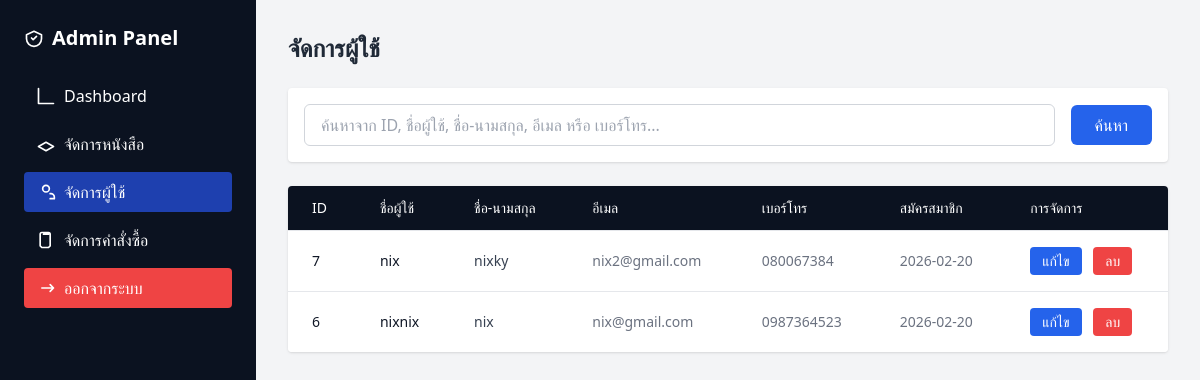
The page /admin/users.php (signed in) on the database its author committed.
### tables this page shows
CREATE TABLE `users` (
  `id` int(11) NOT NULL,
  `username` varchar(50) NOT NULL,
  `email` varchar(100) NOT NULL,
  `password` varchar(255) NOT NULL,
  `full_name` varchar(100) DEFAULT NULL,
  `phone` varchar(20) DEFAULT NULL,
  `address` text DEFAULT NULL,
  `role` enum('user','admin') DEFAULT 'user',
  `created_at` timestamp NOT NULL DEFAULT current_timestamp()
);

### admin/users.php (the view, shortened to what this page needs)
<?php
include '../config.php';
$search = isset($_GET['search']) ? mysqli_real_escape_string($conn, $_GET['search']) : '';
$limit = 10;
$page = isset($_GET['page']) && is_numeric($_GET['page']) ? (int)$_GET['page'] : 1;
$offset = ($page - 1) * $limit;
$where_sql = "WHERE role='user'";
$query = "SELECT * FROM users $where_sql ORDER BY created_at DESC LIMIT $limit OFFSET $offset";
$result = mysqli_query($conn, $query);
?>
<!DOCTYPE html>
<html>
<head>
    <script src="https://cdn.tailwindcss.com"></script>
</head>
<body class="bg-gray-100 font-sans">
    <div class="flex">
        <aside class="w-64 h-screen bg-blue-700 text-white p-6 fixed">
            <h2 class="text-xl font-semibold mb-6 flex items-center space-x-2">
                <svg xmlns="http://www.w3.org/2000/svg" class="h-5 w-5" fill="none" viewBox="0 0 24 24" stroke="currentColor">
                  <path stroke-linecap="round" stroke-linejoin="round" stroke-width="2" d="M9 12l2 2 4-4M12 22C7.029 22 3 17.97 3 13V8l9-4 9 4v5c0 4.97-4.029 9-9 9z" />
                </svg>
                <span>Admin Panel</span>
            </h2>
            <nav class="space-y-2">
                <a href="index.php" class="block px-3 py-2 rounded hover:bg-blue-800 flex items-center space-x-2">
                    <svg xmlns="http://www.w3.org/2000/svg" class="h-5 w-5" fill="none" viewBox="0 0 24 24" stroke="currentColor">
                      <path stroke-linecap="round" stroke-linejoin="round" stroke-width="2" d="M3 3v18h18" />
                    </svg><span>Dashboard</span>
                </a>
                <a href="products.php" class="block px-3 py-2 rounded hover:bg-blue-800 flex items-center space-x-2">
                    <svg xmlns="http://www.w3.org/2000/svg" class="h-5 w-5" fill="none" viewBox="0 0 24 24" stroke="currentColor">
                      <path stroke-linecap="round" stroke-linejoin="round" stroke-width="2" d="M12 20l9-5-9-5-9 5 9 5z" />
                    </svg><span>จัดการหนังสือ</span>
                </a>
                <a href="users.php" class="block px-3 py-2 rounded hover:bg-blue-800 flex items-center space-x-2 bg-blue-800">
                    <svg xmlns="http://www.w3.org/2000/svg" class="h-5 w-5" fill="none" viewBox="0 0 24 24" stroke="currentColor">
                      <path stroke-linecap="round" stroke-linejoin="round" stroke-width="2" d="M17 20h5v-2a4 4 0 00-5-4M12 12a4 4 0 100-8 4 4 0 000 8z" />
                    </svg><span>จัดการผู้ใช้</span>
                </a>
                <a href="orders.php" class="block px-3 py-2 rounded hover:bg-blue-800 flex items-center space-x-2">
                    <svg xmlns="http://www.w3.org/2000/svg" class="h-5 w-5" fill="none" viewBox="0 0 24 24" stroke="currentColor">
                      <path stroke-linecap="round" stroke-linejoin="round" stroke-width="2" d="M9 5h6M9 3h6a2 2 0 012 2v14l-2 2H7l-2-2V5a2 2 0 012-2z" />
                    </svg><span>จัดการคำสั่งซื้อ</span>
                </a>
                <a href="../logout.php" class="inline-block mt-6 bg-red-600 px-3 py-2 rounded flex items-center space-x-2">
                    <svg xmlns="http://www.w3.org/2000/svg" class="h-5 w-5" fill="none" viewBox="0 0 24 24" stroke="currentColor">
                      <path stroke-linecap="round" stroke-linejoin="round" stroke-width="2" d="M17 16l4-4m0 0l-4-4m4 4H7" />
                    </svg><span>ออกจากระบบ</span>
                </a>
            </nav>
        </aside>
        <main class="ml-64 w-full p-8">
            <header class="mb-6">
                <h1 class="text-2xl font-semibold text-gray-800">จัดการผู้ใช้</h1>
            </header>
            <div class="bg-white p-4 rounded shadow mb-6">
                <form method="GET" action="users.php" class="flex flex-col md:flex-row gap-4 items-center">
                    <div class="flex-1 w-full">
                        <input type="text" name="search" value="<?php echo htmlspecialchars($search); ?>" placeholder="ค้นหาจาก ID, ชื่อผู้ใช้, ชื่อ-นามสกุล, อีเมล หรือ เบอร์โทร..." class="w-full border border-gray-300 rounded-md px-4 py-2 focus:outline-none focus:ring-2 focus:ring-blue-500">
                    </div>
                    <div class="flex gap-2 w-full md:w-auto">
                        <button type="submit" class="bg-blue-600 text-white px-6 py-2 rounded-md hover:bg-blue-700 transition-colors w-full md:w-auto">ค้นหา</button>
                    </div>
                </form>
            </div>
            <div class="bg-white rounded shadow overflow-hidden">
                <div class="overflow-x-auto">
                    <table class="min-w-full divide-y divide-gray-200">
                        <thead class="bg-blue-700 text-white">
                            <tr>
                                <th class="px-6 py-3 text-left text-sm font-medium">ID</th>
                                <th class="px-6 py-3 text-left text-sm font-medium">ชื่อผู้ใช้</th>
                                <th class="px-6 py-3 text-left text-sm font-medium">ชื่อ-นามสกุล</th>
                                <th class="px-6 py-3 text-left text-sm font-medium">อีเมล</th>
                                <th class="px-6 py-3 text-left text-sm font-medium">เบอร์โทร</th>
                                <th class="px-6 py-3 text-left text-sm font-medium">สมัครสมาชิก</th>
                                <th class="px-6 py-3 text-left text-sm font-medium">การจัดการ</th>
                            </tr>
                        </thead>
                        <tbody class="bg-white divide-y divide-gray-200">
                            <?php if(mysqli_num_rows($result) > 0): ?>
                                <?php while ($row = mysqli_fetch_assoc($result)): ?>
                                <tr>
                                    <td class="px-6 py-4 text-sm text-gray-900"><?php echo $row['id']; ?></td>
                                    <td class="px-6 py-4 text-sm font-medium text-gray-900"><?php echo htmlspecialchars($row['username']); ?></td>
                                    <td class="px-6 py-4 text-sm text-gray-700"><?php echo htmlspecialchars($row['full_name']); ?></td>
                                    <td class="px-6 py-4 text-sm text-gray-500"><?php echo htmlspecialchars($row['email']); ?></td>
                                    <td class="px-6 py-4 text-sm text-gray-500"><?php echo htmlspecialchars($row['phone']); ?></td>
                                    <td class="px-6 py-4 text-sm text-gray-500"><?php echo substr($row['created_at'], 0, 10); ?></td>
                                    <td class="px-6 py-4 text-sm font-medium">
                                        <a href="user_edit.php?id=<?php echo $row['id']; ?>" class="inline-flex items-center bg-blue-600 hover:bg-blue-700 text-white px-3 py-1 rounded mr-2 transition-colors">
                                            แก้ไข
                                        </a>
                                        <a href="user_delete.php?id=<?php echo $row['id']; ?>" class="inline-flex items-center bg-red-600 hover:bg-red-700 text-white px-3 py-1 rounded confirm-delete transition-colors" data-confirm="<?php echo 'ยืนยันการลบผู้ใช้ #' . $row['id'] . ' ใช่หรือไม่?'; ?>">
                                            ลบ
                                        </a>
                                    </td>
                                </tr>
                                <?php endwhile; ?>
                            <?php endif; ?>
                        </tbody>
                    </table>
                </div>
            </div>
        </main>
    </div>
</body>
</html>

### admin/users.php (style rules this page uses)
:root { --admin-primary:#0b1220; --accent:#7c3aed; }
.bg-blue-700 { background-color: var(--admin-primary) !important; }
.bg-red-600 { background-color: #ef4444 !important; }

### rows shown on the page
users: id "7", username "nix", full_name "nixky", email "nix2@gmail.com", phone "080067384", created_at "2026-02-20"
users: id "6", username "nixnix", full_name "nix", email "nix@gmail.com", phone "0987364523", created_at "2026-02-20"
